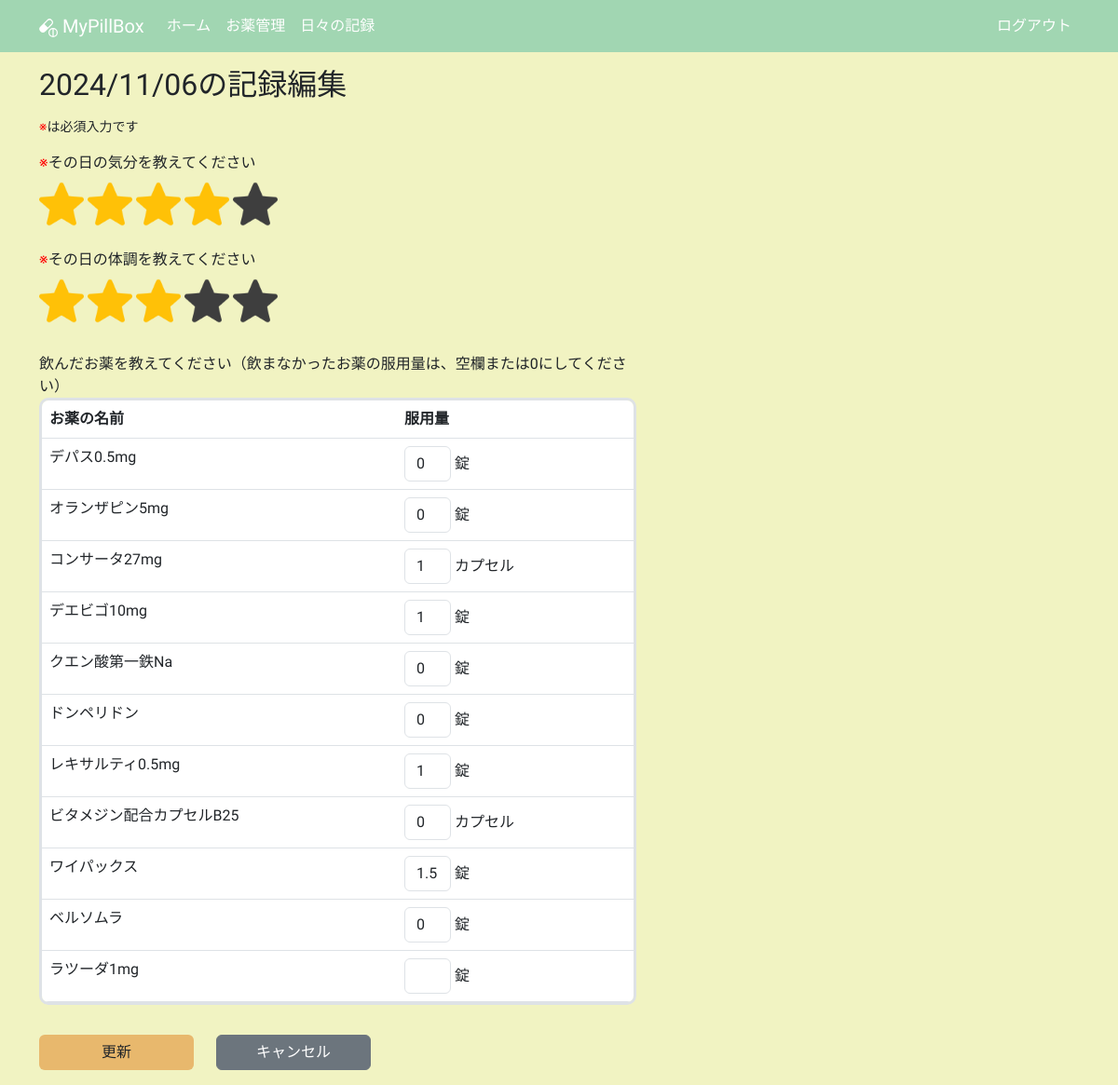
Page /edit_daily_log/2 (signed in) on the earlier database version.
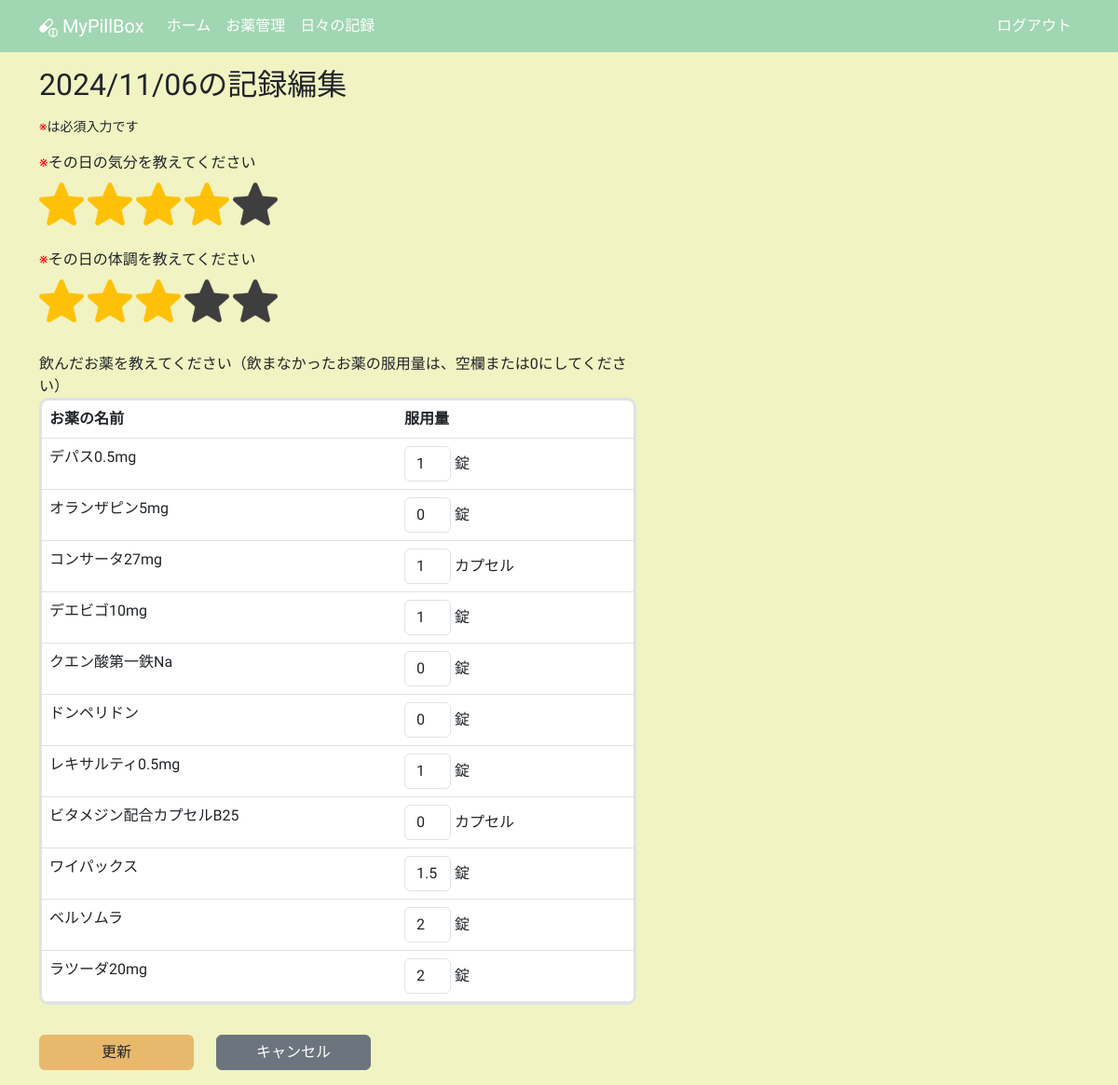
Same page on the later database version.
### app/models.py (models this page shows, shortened)
class DailyLogDetail(db.Model):
    __tablename__ = "daily_log_details"
    id: so.Mapped[int] = so.mapped_column(primary_key=True)
    dose: so.Mapped[float]
    medicine_id: so.Mapped[int] = so.mapped_column(sa.ForeignKey(Medicine.id))
    daily_log_id: so.Mapped[int] = so.mapped_column(sa.ForeignKey(DailyLog.id))
    medicine: so.Mapped[Medicine] = so.relationship(back_populates="daily_log_details")
    daily_log: so.Mapped[DailyLog] = so.relationship(back_populates="daily_log_details")
    __table_args__ = (
        sa.UniqueConstraint(
            "medicine_id", "daily_log_id", name="uq_medicine_daily_log"
        ),
    )

class Medicine(db.Model):
    __tablename__ = "medicines"
    id: so.Mapped[int] = so.mapped_column(primary_key=True)
    name: so.Mapped[str] = so.mapped_column(sa.String(100))
    taking_start_date: so.Mapped[datetime.date] = so.mapped_column(sa.Date)
    dose_per_day: so.Mapped[Optional[float]]
    taking_timing: so.Mapped[Optional[str]] = so.mapped_column(sa.String(100))
    memo: so.Mapped[Optional[str]] = so.mapped_column(sa.Text)
    rating: so.Mapped[Optional[int]] = so.mapped_column(default=0)
    is_active: so.Mapped[bool] = so.mapped_column(sa.Boolean)
    taking_unit: so.Mapped[TakingUnit] = so.mapped_column(sa.Enum(TakingUnit))
    user_id: so.Mapped[int] = so.mapped_column(sa.ForeignKey(User.id))
    user: so.Mapped[User] = so.relationship(back_populates="medicines")
    daily_log_details: so.Mapped[list["DailyLogDetail"]] = so.relationship(
        cascade="all, delete-orphan", back_populates="medicine"
    )

### app/routes.py (the view)
@app.route("/edit_daily_log/<int:daily_log_id>", methods=["GET", "POST"])
@login_required
def edit_daily_log(daily_log_id):
    title = "日々の記録編集"
    daily_log = db.session.get(DailyLog, daily_log_id)
    if daily_log is None or daily_log.user_id != current_user.id:
        abort(404)
    form = EditDailyLogForm()
    active_query = (
        sa.select(Medicine)
        .where(
            Medicine.user == current_user,
            Medicine.is_active == True,
            Medicine.taking_start_date
            <= daily_log.date,  # DailyLogのdate以前に服用開始されたもの
        )
        .order_by(Medicine.id)
    )
    active_medicines = db.session.scalars(active_query).all()
    medicines_to_add = []
    for medicine in active_medicines:
        if not any(
            detail.medicine_id == medicine.id for detail in daily_log.daily_log_details
        ):
            medicines_to_add.append(medicine)
    if form.validate_on_submit():
        daily_log.mood = form.mood.data
        daily_log.condition = form.condition.data
        for idx, detail in enumerate(daily_log.daily_log_details):
            detail.dose = form.daily_log_details[idx].dose.data or 0
        if medicines_to_add:
            for idx, medicine in enumerate(medicines_to_add):
                new_detail = DailyLogDetail(
                    dose=form.added_meds_details[idx].dose.data or 0,
                    medicine=medicine,
                    daily_log=daily_log,
                )
                db.session.add(new_detail)
        db.session.commit()
        flash(f"{daily_log.date.strftime('%Y/%m/%d')}の記録を更新しました")
        return redirect(url_for("daily_logs"))
    elif request.method == "GET":
        form.mood.data = daily_log.mood
        form.condition.data = daily_log.condition
        for detail in daily_log.daily_log_details:
            detail_entry = form.daily_log_details.append_entry()
            detail_entry.dose.data = (
                int(detail.dose) if detail.dose.is_integer() else detail.dose
            )
        if medicines_to_add:
            for medicine in medicines_to_add:
                detail_entry = form.added_meds_details.append_entry({"dose": None})
    return render_template(
        "edit_daily_log.html",
        daily_log=daily_log,
        medicines=medicines_to_add,
        form=form,
        title=title,
    )

### app/forms.py
class EditDailyLogForm(FlaskForm):
    mood = HiddenField(
        "その日の気分を教えてください",
        validators=[DataRequired(message="気分は必須入力です")],
    )
    condition = HiddenField(
        "その日の体調を教えてください",
        validators=[DataRequired(message="体調は必須入力です")],
    )
    daily_log_details = FieldList(FormField(DailyLogDetailForm))
    added_meds_details = FieldList(FormField(DailyLogDetailForm))
    submit = SubmitField("更新")

class DailyLogDetailForm(Form):
    dose = MyFloatField("服用量")

### app/models.py (called while the page is built)
@login.user_loader
def load_user(id):
    return db.session.get(User, int(id))

### app/templates/edit_daily_log.html (shortened to what this page needs)
{% extends "base.html" %}
{% block content %}
  <h2 class="mb-3">{{ daily_log.date.strftime("%Y/%m/%d") }}の記録編集</h2>
  <small class="d-block mb-3"><span class="red">※</span>は必須入力です</small>
  <form action="" method="post" novalidate>
    <div class="row">
      <div class="col-12 col-lg-7 mb-3">
        <span class="red">※</span>{{ form.mood.label }}
        <br>
        {% for i in range(1, 6) %}
          {% if form.mood.data|int >= i %}
            <img src="{{ url_for('static', filename='images/star_on.png') }}"
                 id="{{ i }}"
                 class="star star-rating mood-star rating-checked my-2"
                 onclick="StarRate(this)"
                 alt="star">
          {% else %}
            <img src="{{ url_for('static', filename='images/star_on.png') }}"
                 id="{{ i }}"
                 class="star star-rating mood-star my-2"
                 onclick="StarRate(this)"
                 alt="star">
          {% endif %}
        {% endfor %}
      </div>
      <div class="col-12 col-lg-7 mb-4">
        <span class="red">※</span>{{ form.condition.label }}
        <br>
        {% for i in range(1, 6) %}
          {% if form.condition.data|int >= i %}
            <img src="{{ url_for('static', filename='images/star_on.png') }}"
                 id="{{ i }}"
                 class="star star-rating condition-star rating-checked my-2"
                 onclick="StarRate(this)"
                 alt="star">
          {% else %}
            <img src="{{ url_for('static', filename='images/star_on.png') }}"
                 id="{{ i }}"
                 class="star star-rating condition-star my-2"
                 onclick="StarRate(this)"
                 alt="star">
          {% endif %}
        {% endfor %}
      </div>
      <div class="col-12 col-lg-7 mb-3">
        <p class="mb-0">飲んだお薬を教えてください（飲まなかったお薬の服用量は、空欄または0にしてください）</p>
        <table class="table table-hover table-input">
          <thead>
            <tr>
              <th>お薬の名前</th>
              <th>服用量</th>
            </tr>
          </thead>
          <tbody>
            {% for detail in daily_log.daily_log_details %}
              <tr>
                <td style="width: 60%;">{{ detail.medicine.name }}</td>
                <td style="width: 40%;">
                  {{ form.daily_log_details[loop.index0].dose(class="form-control d-inline-block" + (" is-invalid dose-is-invalid" if form.daily_log_details[loop.index0].errors else "") , style="width: 50px;" ) }} {{ detail.medicine.taking_unit.value }}
                </td>
              </tr>
            {% endfor %}
            {% if medicines %}
              {% for medicine in medicines %}
                <tr>
                  <td style="width: 60%;">{{ medicine.name }}</td>
                  <td style="width: 40%;">
                    {{ form.added_meds_details[loop.index0].dose(class="form-control d-inline-block" + (" is-invalid dose-is-invalid" if form.added_meds_details[loop.index0].errors else "") , style="width: 50px;" ) }} {{ medicine.taking_unit.value }}
                  </td>
                </tr>
              {% endfor %}
            {% endif %}
          </tbody>
        </table>
      </div>
    </div>
    <div class="row mb-3">
      <div class="col-5 col-lg-2">{{ form.submit(class="btn btn-custom w-100") }}</div>
      <div class="col-5 col-lg-2">
        <a href="{{ url_for('daily_logs') }}" class="btn btn-secondary w-100">キャンセル</a>
      </div>
    </div>
  </form>
{% endblock content %}

Differences in the rows shown:
no longer on this page (row edited): Medicine: name "ラツーダ1mg", taking_unit.value "錠"
changed DailyLogDetail "デパス0.5mg": daily_log_details "0" → "1"
changed DailyLogDetail "ベルソムラ": daily_log_details "0" → "2"
added DailyLogDetail: medicine.name "ラツーダ20mg", daily_log_details "2", medicine.taking_unit.value "錠"
